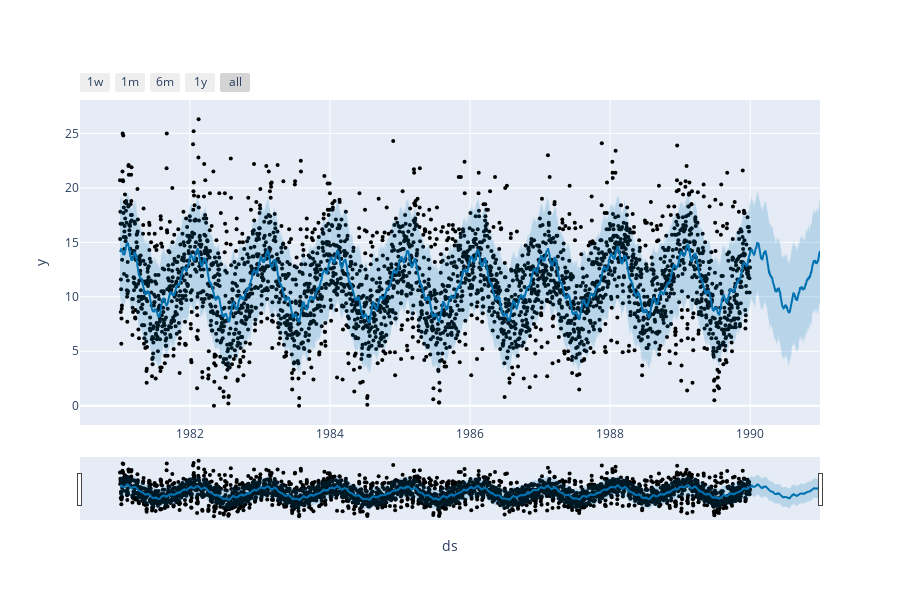

Write notebook code for a chart like this one.
### Code cell
# plot data, forecasts 
plot.plot_plotly(m, forecast)

### Figure 1 — Plotly figure (JSON) as saved in the notebook; plotly's stock layout.template omitted (floating-point values rounded to 4 significant figures; data arrays with more than 128 entries replaced by an {"elided": "..."} marker saying what was removed)
{"data": [{"marker": {"color": "black", "size": 4}, "mode": "markers", "name": "Actual", "type": "scatter", "x": {"elided": "3285 str values"}, "y": {"elided": "3285 float values"}}, {"hoverinfo": "skip", "line": {"width": 0}, "mode": "lines", "type": "scatter", "x": {"elided": "3650 str values"}, "y": {"elided": "3650 float values"}}, {"fill": "tonexty", "fillcolor": "rgba(0, 114, 178, 0.2)", "line": {"color": "#0072B2", "width": 2}, "mode": "lines", "name": "Predicted", "type": "scatter", "x": {"elided": "3650 str values"}, "y": {"elided": "3650 float values"}}, {"fill": "tonexty", "fillcolor": "rgba(0, 114, 178, 0.2)", "hoverinfo": "skip", "line": {"width": 0}, "mode": "lines", "type": "scatter", "x": {"elided": "3650 str values"}, "y": {"elided": "3650 float values"}}], "layout": {"height": 600, "showlegend": false, "width": 900, "xaxis": {"rangeselector": {"buttons": [{"count": 7, "label": "1w", "step": "day", "stepmode": "backward"}, {"count": 1, "label": "1m", "step": "month", "stepmode": "backward"}, {"count": 6, "label": "6m", "step": "month", "stepmode": "backward"}, {"count": 1, "label": "1y", "step": "year", "stepmode": "backward"}, {"step": "all"}]}, "rangeslider": {"visible": true}, "title": {"text": "ds"}, "type": "date"}, "yaxis": {"title": {"text": "y"}}}}
